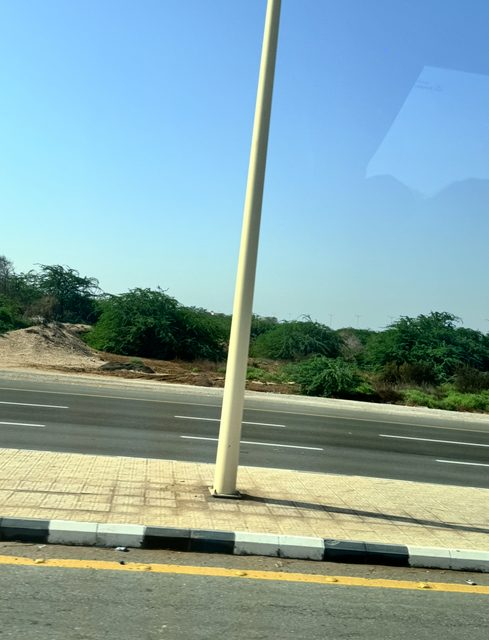
#> input picture thumbs/IMG_1762.jpg, 489 x 640 px
$ python -i heic_to_jpeg.py   (imports and definitions only)
#> lines starting #> are read from the running program, lines starting #| are printed output that depends on the picture
"""
تحويل HEIC (صور iPhone) إلى JPEG دون مكتبات إضافية.

البيئة لا تحتوي libheif بفك HEVC، لكن ffmpeg يفك ترميز HEVC الخام.
يحلل هذا السكربت حاوية HEIF (ISOBMFF)، ويستخرج بلاطات الشبكة grid tiles،
ويفك كل بلاطة بـ ffmpeg، ثم يجمعها ويقصها بالأبعاد الأصلية ويطبق الدوران (irot).
لا يُعدَّل الملف الأصلي؛ تُكتب نسخة JPEG جديدة بجانبه.

الاستخدام:
    python heic_to_jpeg.py input.HEIC output.jpg
"""
from __future__ import annotations

import struct
import subprocess
import sys
import tempfile
from pathlib import Path

from PIL import Image


# [147 lines left out: functions boxes, find, parse_heif, item_data, item_prop, hvcc_annexb and 2 more, not called in this run]


def convert(src: Path, dst: Path, quality: int = 92) -> tuple[int, int]:
    buf = src.read_bytes()
    info = parse_heif(buf)
    pid = info["primary"]
    with tempfile.TemporaryDirectory() as td:
        tmp = Path(td)
        if info["items"][pid] == "grid":
            g = item_data(buf, info, pid)
            flags = g[1]; rows, cols = g[2] + 1, g[3] + 1
            fmt = ">I" if flags & 1 else ">H"; n = 4 if flags & 1 else 2
            W = struct.unpack(fmt, g[4:4 + n])[0]; H = struct.unpack(fmt, g[4 + n:4 + 2 * n])[0]
            tiles = [decode_hevc(buf, info, t, tmp) for t in info["refs"][("dimg", pid)]]
            tw, th = tiles[0].size
            canvas = Image.new("RGB", (cols * tw, rows * th))
            for k, t in enumerate(tiles):
                canvas.paste(t, ((k % cols) * tw, (k // cols) * th))
            img = canvas.crop((0, 0, W, H))
        else:
            img = decode_hevc(buf, info, pid, tmp)
    rot = item_prop(buf, info, pid, "irot")
    if rot:
        angle = (buf[rot[0]] & 3) * 90  # anticlockwise
        if angle:
            img = img.rotate(angle, expand=True)
    img.save(dst, "JPEG", quality=quality, optimize=True)
    return img.size


# [2 lines not run here, left out]

>>> import cv2
>>> picture = cv2.imread('../../thumbs/IMG_1762.jpg', cv2.IMREAD_GRAYSCALE)
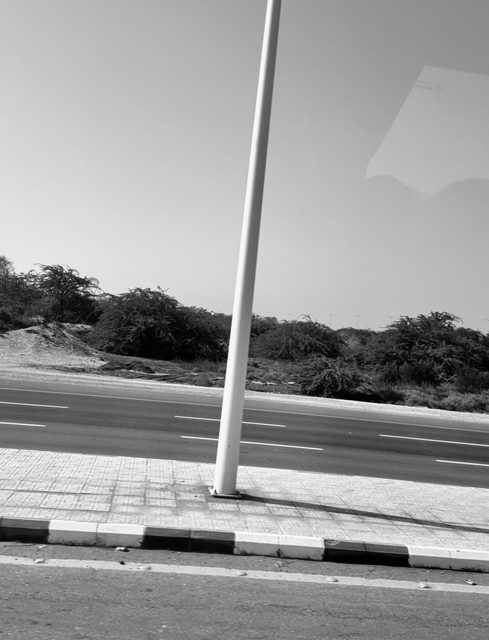
#> picture: shape (640, 489); min 0, max 255, mean 154.9
>>> result = convert(picture, 'out.png')
#> (the run stopped early here; a loop or call above may not have finished)

$ run again, on thumbs/IMG_1764.jpg
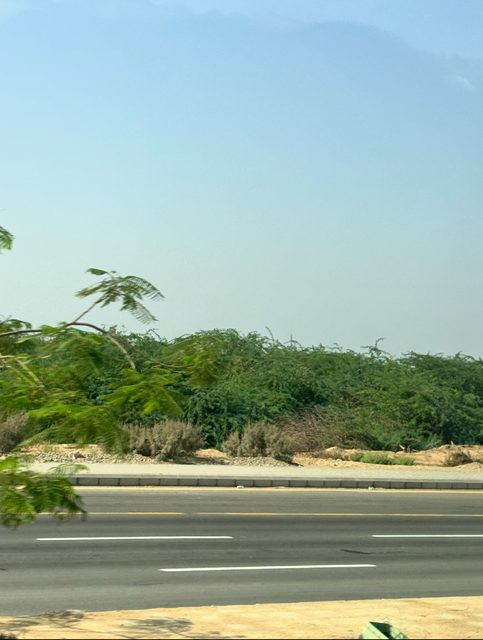
#> input picture thumbs/IMG_1764.jpg, 483 x 640 px
#> `picture = cv2.imread('../../thumbs/IMG_1762.jpg', cv2.IMREAD_GRAYSCALE)`:
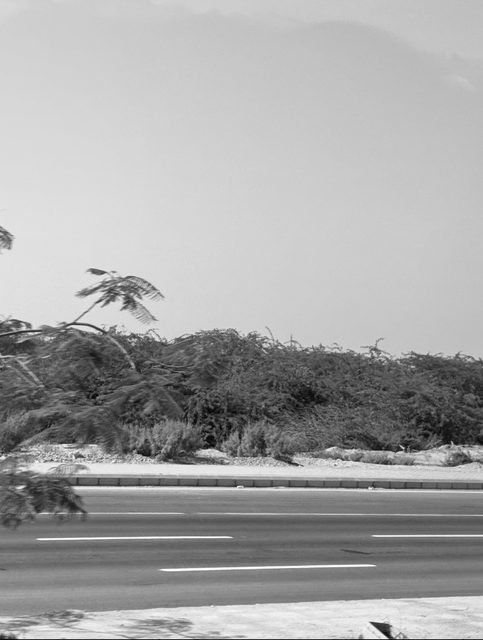
#> picture: shape (640, 483); min 0, max 255, mean 165.2

$ run again, on thumbs/IMG_1765.jpg
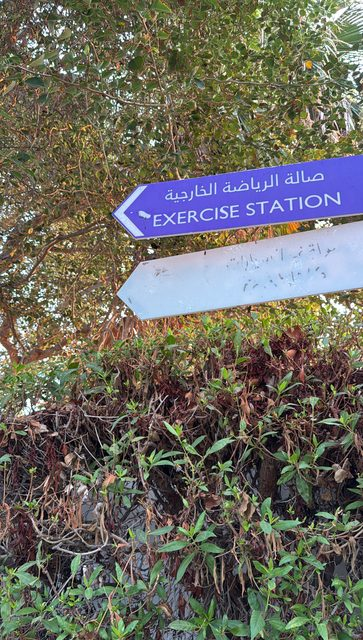
#> input picture thumbs/IMG_1765.jpg, 363 x 640 px
#> `picture = cv2.imread('../../thumbs/IMG_1762.jpg', cv2.IMREAD_GRAYSCALE)`:
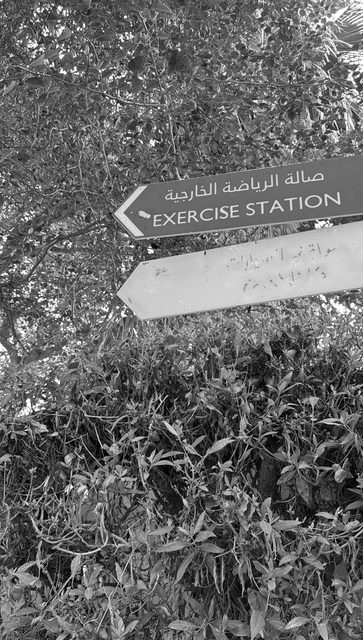
#> picture: shape (640, 363); min 0, max 255, mean 104.4

$ run again, on thumbs/IMG_1766.jpg
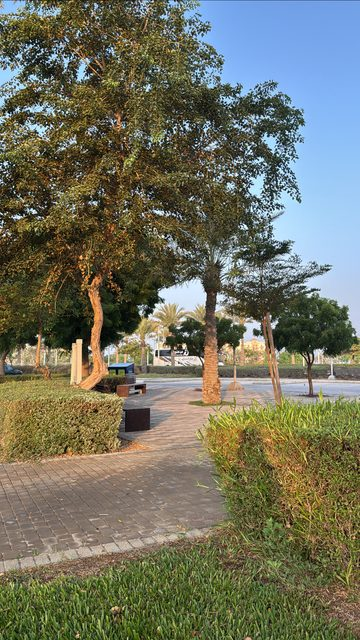
#> input picture thumbs/IMG_1766.jpg, 360 x 640 px
#> `picture = cv2.imread('../../thumbs/IMG_1762.jpg', cv2.IMREAD_GRAYSCALE)`:
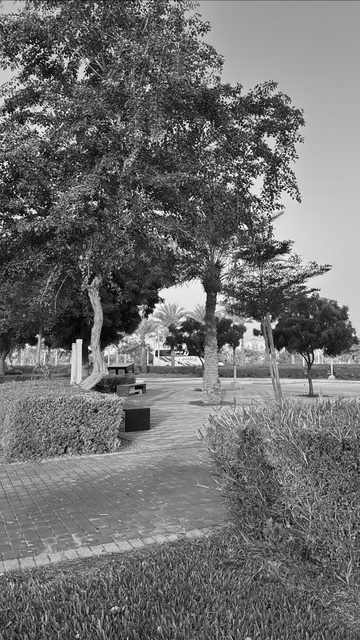
#> picture: shape (640, 360); min 0, max 255, mean 111.2
